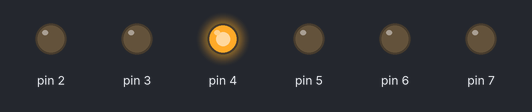
This sketch was run on a simulated Arduino Uno, built with avr-gcc and run on an emulated ATmega328P. On the bench: output pins drawn as LEDs (lit = HIGH).

Above: at 0.1 s.
At 1.4 s:
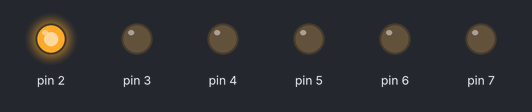
At 3.9 s:
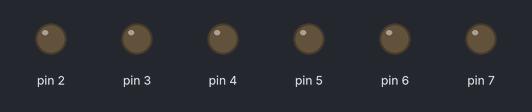
At 5.1 s:
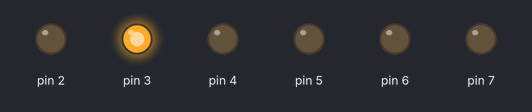
Timing chart, 0 to 7.0 s (numbered marks = the images above):
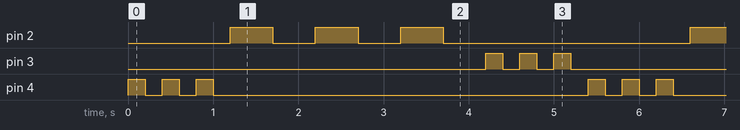

The sketch:

sketch_oct21a.ino
```cpp
void setup() {
  Serial.begin(9600);
  DDRD = 0xFF;
  PORTD = 0x00;
}

void loop() {
  for(int i = 2; i < 5; i++)
  {
    if(i%2 == 0)
    {
      for(int j = 0; j < 3; j++)
      {
        PORTD = 1 << (i % 3) + 2;
        delay(200);
        PORTD &= ~(1 << ( i % 3) + 2);
        delay(200);
      }
    }
    else if(i%2 == 1)
    {
      for(int j = 0; j < 3; j++)
      {
        PORTD = 1 << (i % 3) + 2;
        delay(500);
        PORTD &= ~(1 << ( i % 3) + 2);
        delay(500);
      }
    }
  }
}
```

Measured:
- by itself, pin 2: repeats every 5.4 s: 2 × (LOW 0.50 s, HIGH 0.50 s), LOW 2.9 s, HIGH 0.50 s
- by itself, pin 3, pin 4: repeats every 5.4 s: 2 × (LOW 0.20 s, HIGH 0.20 s), LOW 4.4 s, HIGH 0.20 s
- by itself, everything shown: repeats every 5.4 s, in 18 steps
